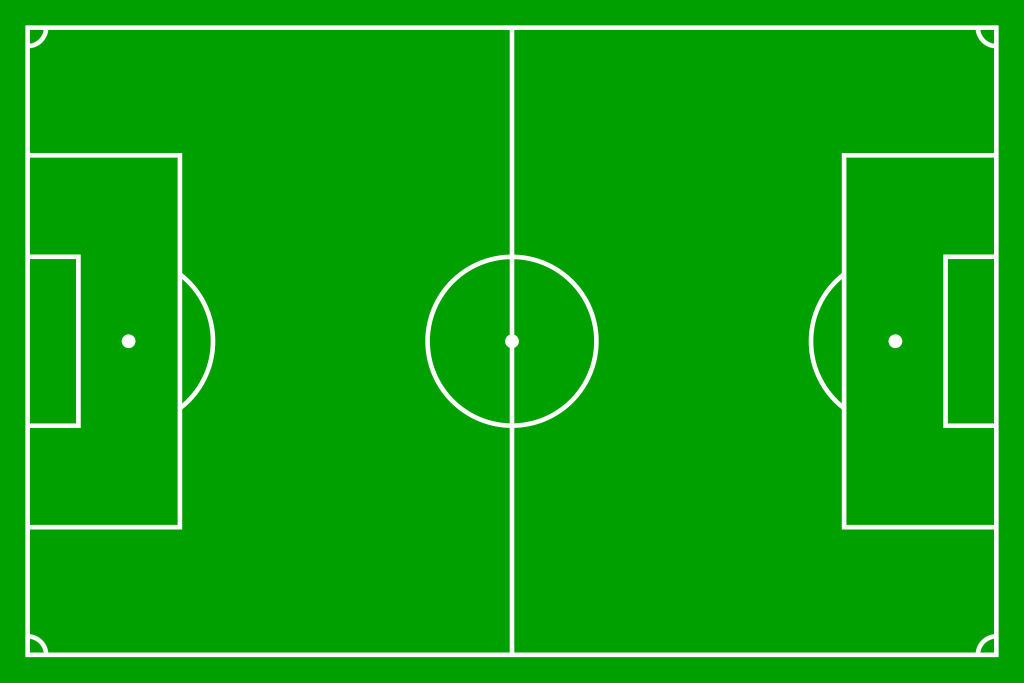
#> input picture FootballMatch/FootballMatch/Picture1.png, 2048 x 1365 px (shown at 1/2 size)
$ python 'image generator.py'
#> lines starting #> are read from the running program, lines starting #| are printed output that depends on the picture; after the words box and inside, x2 and y2 are one past the last pixel; in counts of white or black regions, pixels touching at a corner belong together

# importing cv2
import cv2
from random import shuffle
import time
from model import inference

jerseyNumbers = [10, 25, 20, 41, 42, 8, 20, 7, 99]
position = [(351,201), (751,161), (1075,183), (1303,583), (761,381) , (733,765),(1125,945) , (747,973),(399,939)]
zone = [1,2,3,4,5,6,7,8,9]
map={}

#path= str('/Users/apple/Desktop/Backup/CricketMatch/IMG_20221110_174200.jpg')
print(jerseyNumbers)
print('\n')
#shuffle(jerseyNumbers)
print(jerseyNumbers)
image = cv2.imread('Picture1.png')
#> image is the input picture: shape (1365, 2048, 3); mean B, G, R 11.3, 164.2, 11.3

window_name = 'Cricket Match'
font = cv2.FONT_HERSHEY_SIMPLEX
fontScale = 2
color = (255, 255, 255)
thickness = 10
image = cv2.putText(image, 'Remember the Numbers and their Positions', (100,40), font,fontScale, color, thickness, cv2.LINE_AA)
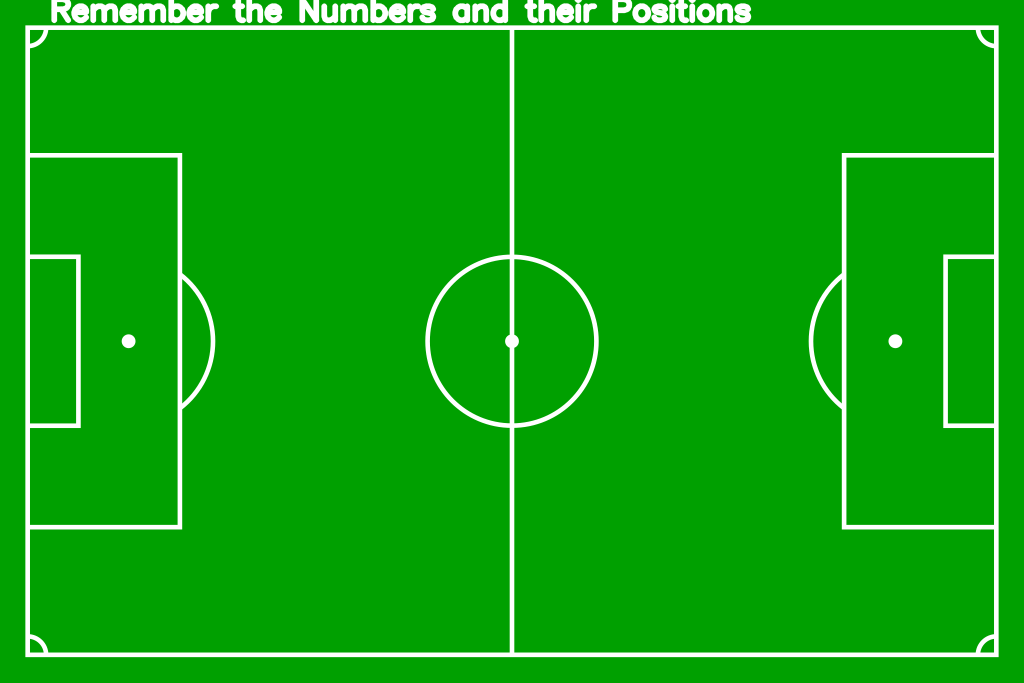
#> image: shape (1365, 2048, 3) (shown at 1/2 size); 1.39% of pixels changed, all inside (x1, y1, x2, y2) = (102, 0, 1503, 47)

for i in range(len(position)):
    org= position[i]
    image = cv2.putText(image, str(jerseyNumbers[i]), org, font,fontScale, color, thickness, cv2.LINE_AA)
    map[zone[i]]=jerseyNumbers[i]
#> this loop made 9 passes
#> pass 1, `image = cv2.putText(image, str(jerseyNumbers[i]), org, font,fontScale,..`:
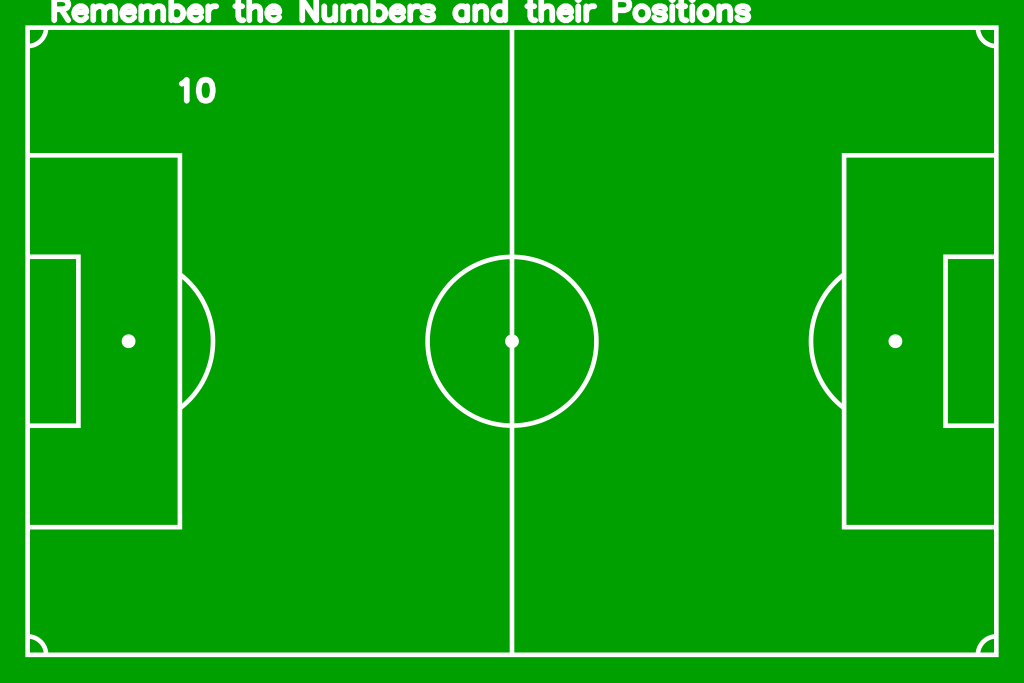
#> image: shape (1365, 2048, 3) (shown at 1/2 size); 0.08% of pixels changed, all inside (x1, y1, x2, y2) = (357, 153, 432, 208)
#> pass 2, `image = cv2.putText(image, str(jerseyNumbers[i]), org, font,fontScale,..`:
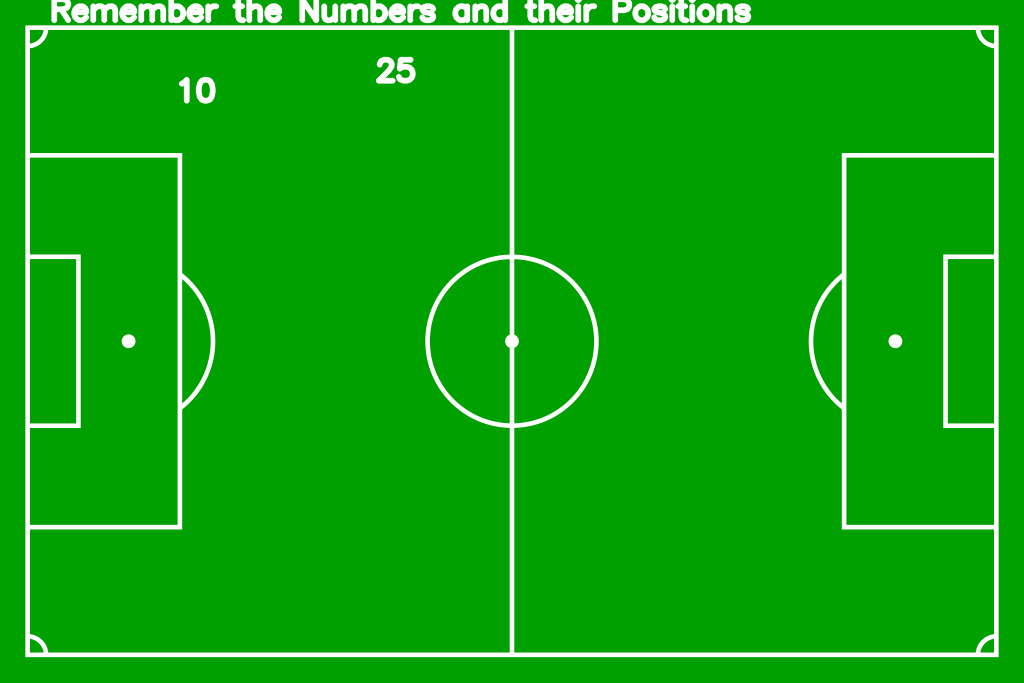
#> image: shape (1365, 2048, 3) (shown at 1/2 size); 0.11% of pixels changed, all inside (x1, y1, x2, y2) = (751, 113, 832, 168)
#> pass 3, `image = cv2.putText(image, str(jerseyNumbers[i]), org, font,fontScale,..`:
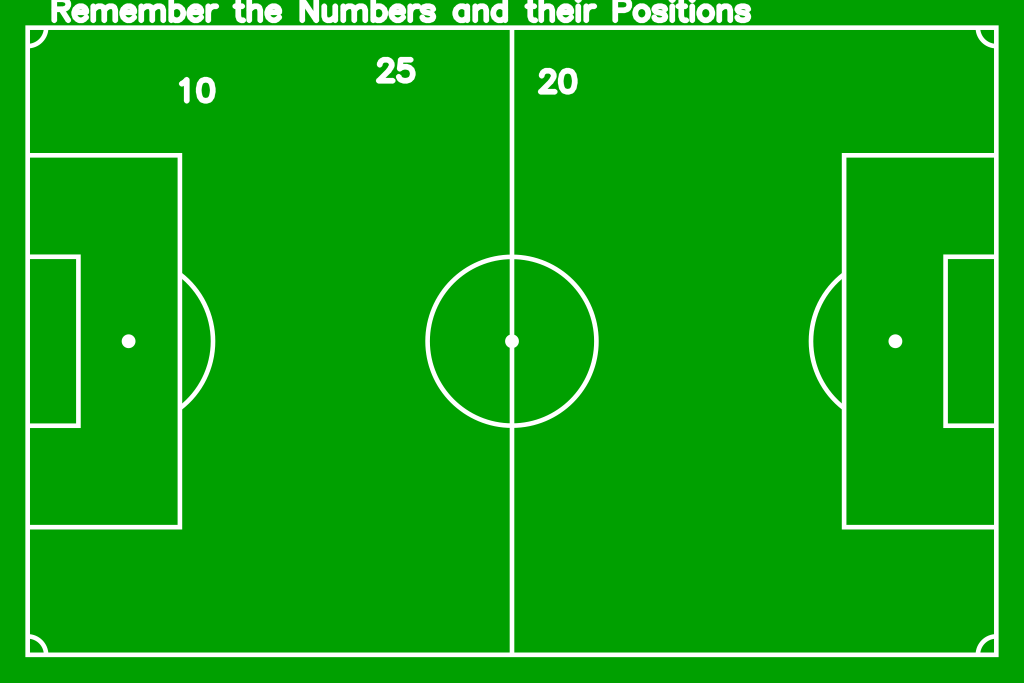
#> image: shape (1365, 2048, 3) (shown at 1/2 size); 0.1% of pixels changed, all inside (x1, y1, x2, y2) = (1075, 135, 1156, 190)
#> after the loop:
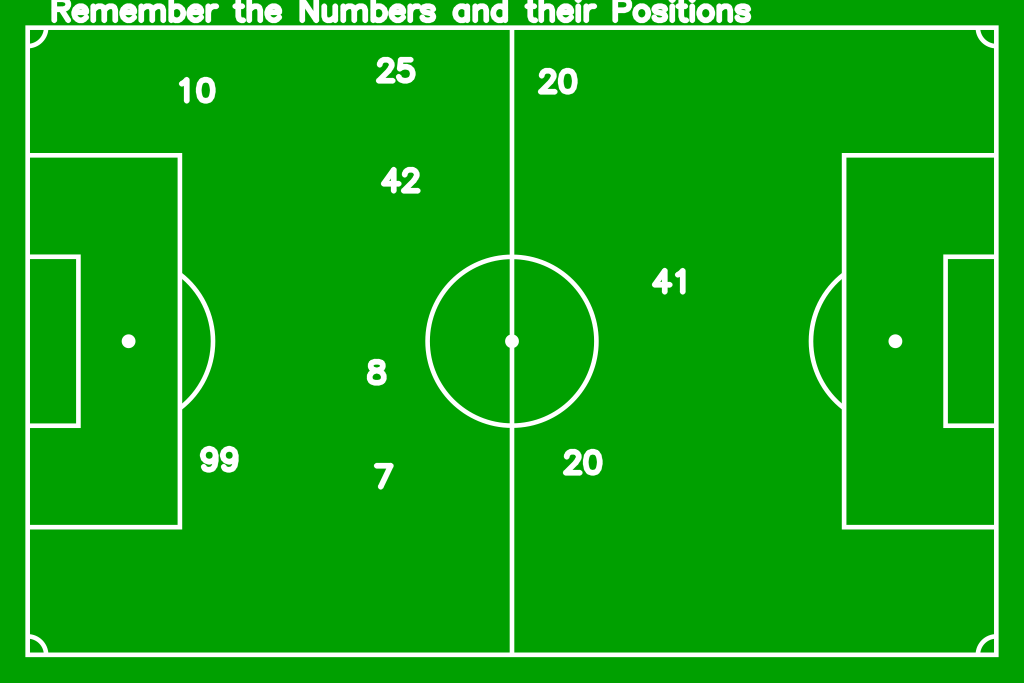
#> image: shape (1365, 2048, 3) (shown at 1/2 size); 0.48% of pixels changed, all inside (x1, y1, x2, y2) = (399, 333, 1372, 980)
#> after the loop, map = 9 items
#print(map)
cv2.imshow(window_name, image)
cv2.waitKey(0)

#> (the run stopped early here; a loop or call above may not have finished)
